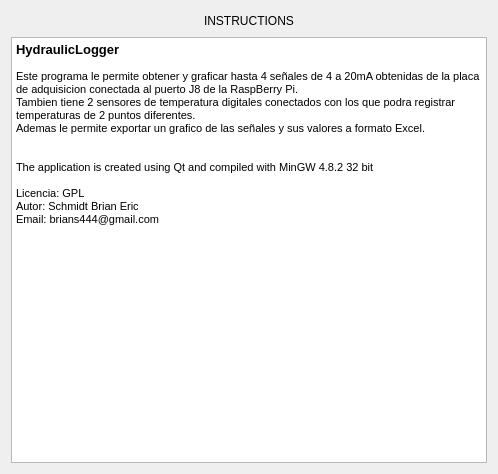
<?xml version="1.0" encoding="UTF-8"?>
<ui version="4.0">
 <class>HelpWindow</class>
 <widget class="QDialog" name="HelpWindow">
  <property name="geometry">
   <rect>
    <x>0</x>
    <y>0</y>
    <width>498</width>
    <height>474</height>
   </rect>
  </property>
  <property name="windowTitle">
   <string>Dialog</string>
  </property>
  <layout class="QGridLayout" name="gridLayout">
   <item row="0" column="0">
    <layout class="QHBoxLayout" name="horizontalLayout">
     <item>
      <spacer name="horizontalSpacer">
       <property name="orientation">
        <enum>Qt::Horizontal</enum>
       </property>
       <property name="sizeHint" stdset="0">
        <size>
         <width>40</width>
         <height>20</height>
        </size>
       </property>
      </spacer>
     </item>
     <item>
      <widget class="QLabel" name="label">
       <property name="text">
        <string>INSTRUCTIONS</string>
       </property>
      </widget>
     </item>
     <item>
      <spacer name="horizontalSpacer_2">
       <property name="orientation">
        <enum>Qt::Horizontal</enum>
       </property>
       <property name="sizeHint" stdset="0">
        <size>
         <width>40</width>
         <height>20</height>
        </size>
       </property>
      </spacer>
     </item>
    </layout>
   </item>
   <item row="1" column="0">
    <widget class="QTextEdit" name="textEdit">
     <property name="html">
      <string>&lt;!DOCTYPE HTML PUBLIC &quot;-//W3C//DTD HTML 4.0//EN&quot; &quot;http://www.w3.org/TR/REC-html40/strict.dtd&quot;&gt;
&lt;html&gt;&lt;head&gt;&lt;meta name=&quot;qrichtext&quot; content=&quot;1&quot; /&gt;&lt;style type=&quot;text/css&quot;&gt;
p, li { white-space: pre-wrap; }
&lt;/style&gt;&lt;/head&gt;&lt;body style=&quot; font-family:'MS Shell Dlg 2'; font-size:8.25pt; font-weight:400; font-style:normal;&quot;&gt;
&lt;p style=&quot; margin-top:0px; margin-bottom:0px; margin-left:0px; margin-right:0px; -qt-block-indent:0; text-indent:0px;&quot;&gt;&lt;span style=&quot; font-size:10pt; font-weight:600;&quot;&gt;HydraulicLogger&lt;/span&gt;&lt;/p&gt;
&lt;p style=&quot;-qt-paragraph-type:empty; margin-top:0px; margin-bottom:0px; margin-left:0px; margin-right:0px; -qt-block-indent:0; text-indent:0px;&quot;&gt;&lt;br /&gt;&lt;/p&gt;
&lt;p style=&quot; margin-top:0px; margin-bottom:0px; margin-left:0px; margin-right:0px; -qt-block-indent:0; text-indent:0px;&quot;&gt;Este programa le permite obtener y graficar hasta 4 señales de 4 a 20mA obtenidas de la placa de adquisicion conectada al puerto J8 de la RaspBerry Pi. &lt;/p&gt;
&lt;p style=&quot; margin-top:0px; margin-bottom:0px; margin-left:0px; margin-right:0px; -qt-block-indent:0; text-indent:0px;&quot;&gt;Tambien tiene 2 sensores de temperatura digitales conectados con los que podra registrar temperaturas de 2 puntos diferentes.&lt;/p&gt;
&lt;p style=&quot; margin-top:0px; margin-bottom:0px; margin-left:0px; margin-right:0px; -qt-block-indent:0; text-indent:0px;&quot;&gt;Ademas le permite exportar un grafico de las señales y sus valores a formato Excel.&lt;/p&gt;
&lt;p style=&quot;-qt-paragraph-type:empty; margin-top:0px; margin-bottom:0px; margin-left:0px; margin-right:0px; -qt-block-indent:0; text-indent:0px; font-size:8pt;&quot;&gt;&lt;br /&gt;&lt;/p&gt;
&lt;p style=&quot;-qt-paragraph-type:empty; margin-top:0px; margin-bottom:0px; margin-left:0px; margin-right:0px; -qt-block-indent:0; text-indent:0px; font-size:8pt;&quot;&gt;&lt;br /&gt;&lt;/p&gt;
&lt;p style=&quot; margin-top:0px; margin-bottom:0px; margin-left:0px; margin-right:0px; -qt-block-indent:0; text-indent:0px;&quot;&gt;&lt;span style=&quot; font-size:8pt;&quot;&gt;The application is created using Qt and compiled with MinGW 4.8.2 32 bit&lt;/span&gt;&lt;/p&gt;
&lt;p style=&quot;-qt-paragraph-type:empty; margin-top:0px; margin-bottom:0px; margin-left:0px; margin-right:0px; -qt-block-indent:0; text-indent:0px; font-size:8pt;&quot;&gt;&lt;br /&gt;&lt;/p&gt;
&lt;p style=&quot; margin-top:0px; margin-bottom:0px; margin-left:0px; margin-right:0px; -qt-block-indent:0; text-indent:0px;&quot;&gt;&lt;span style=&quot; font-size:8pt;&quot;&gt;Licencia: GPL&lt;/span&gt;&lt;/p&gt;
&lt;p style=&quot; margin-top:0px; margin-bottom:0px; margin-left:0px; margin-right:0px; -qt-block-indent:0; text-indent:0px;&quot;&gt;&lt;span style=&quot; font-size:8pt;&quot;&gt;Autor: Schmidt Brian Eric&lt;/span&gt;&lt;/p&gt;
&lt;p style=&quot; margin-top:0px; margin-bottom:0px; margin-left:0px; margin-right:0px; -qt-block-indent:0; text-indent:0px;&quot;&gt;&lt;span style=&quot; font-size:8pt;&quot;&gt;Email: brians444@gmail.com&lt;/span&gt;&lt;/p&gt;
&lt;p style=&quot;-qt-paragraph-type:empty; margin-top:0px; margin-bottom:0px; margin-left:0px; margin-right:0px; -qt-block-indent:0; text-indent:0px; font-size:8pt;&quot;&gt;&lt;br /&gt;&lt;/p&gt;&lt;/body&gt;&lt;/html&gt;</string>
     </property>
    </widget>
   </item>
  </layout>
 </widget>
 <resources/>
 <connections/>
</ui>
